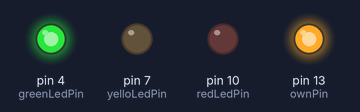
A sketch run on a simulated Arduino Uno, built with avr-gcc and run on an emulated ATmega328P. Parts: output pins drawn as LEDs (lit = HIGH).

Above: at 0.5 s.
At 1.2 s:
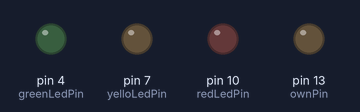
At 2.7 s:
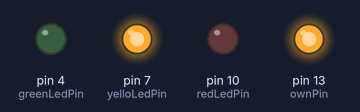
At 5.0 s:
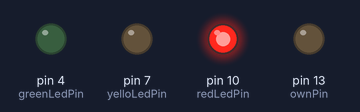
Timing chart, 0 to 7.2 s (numbered marks = the images above):
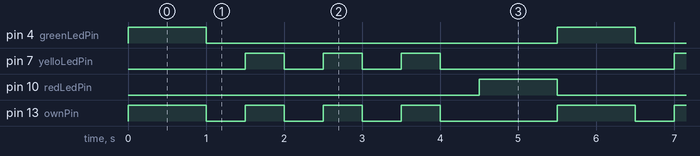

The sketch:

Trafic.ino
```cpp
byte redLedPin = 10;
byte yelloLedPin = 7;
byte greenLedPin = 4;

byte ownPin = 13;

void setup() {

  pinMode(ownPin, OUTPUT);
  pinMode(redLedPin, OUTPUT);
  pinMode(yelloLedPin, OUTPUT);
  pinMode(greenLedPin, OUTPUT);

}

void loop() {

  digitalWrite(ownPin, HIGH);
  digitalWrite(greenLedPin, HIGH);
  delay(1000);
  digitalWrite(ownPin, LOW);
  digitalWrite(greenLedPin, LOW);

  for (byte i = 0; i < 3; i++)
  {
    delay(500);
    digitalWrite(ownPin, HIGH);
    digitalWrite(yelloLedPin, HIGH);
    delay(500);
    digitalWrite(ownPin, LOW);
    digitalWrite(yelloLedPin, LOW);
  }

  delay(500);
  digitalWrite(redLedPin, HIGH);
  delay(1000);
  digitalWrite(redLedPin, LOW);

}
```

Measured:
- by itself, pin 4 (greenLedPin), pin 10 (redLedPin): alternates HIGH for 1.0 s and LOW for 4.5 s
- by itself, pin 7 (yelloLedPin): repeats every 5.5 s: 2 × (LOW 0.50 s, HIGH 0.50 s), LOW 3.0 s, HIGH 0.50 s
- by itself, pin 13 (ownPin): repeats every 5.5 s: 3 × (LOW 0.50 s, HIGH 0.50 s), LOW 1.5 s, HIGH 1.0 s
